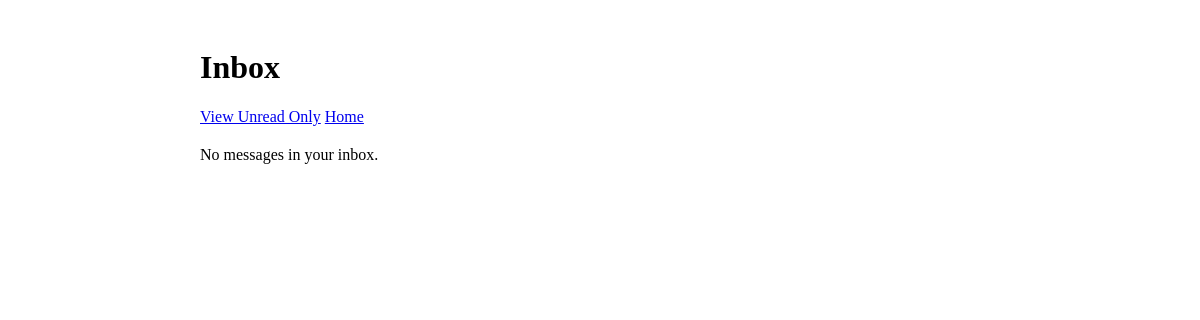
The app's page /inbox/ (signed in), older data.
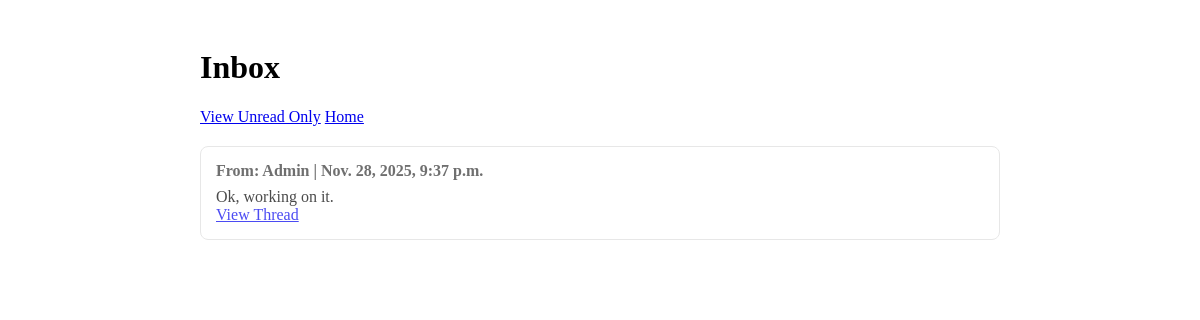
The same page, newer data.
### messaging/models.py (models this page shows, shortened)
class Message(models.Model):
    sender = models.ForeignKey(
        User,
        on_delete=models.CASCADE,
        related_name='sent_messages'
    )
    receiver = models.ForeignKey(
        User,
        on_delete=models.CASCADE,
        related_name='received_messages'
    )
    content = models.TextField()
    timestamp = models.DateTimeField(default=timezone.now)
    is_read = models.BooleanField(default=False)  # New field to track if message has been read
    edited = models.BooleanField(default=False)
    last_edited = models.DateTimeField(null=True, blank=True)
    parent_message = models.ForeignKey(
        'self',
        on_delete=models.CASCADE,
        related_name='replies',
        null=True,
        blank=True,
        verbose_name='Parent Message'
    )
    objects = models.Manager()  # Default manager
    unread_messages = UnreadMessagesManager()  # Custom manager for unread messages
    class Meta:
        ordering = ['-timestamp']
        indexes = [
            models.Index(fields=['parent_message', 'timestamp']),
            models.Index(fields=['sender', 'receiver', 'timestamp']),
            models.Index(fields=['receiver', 'is_read', 'timestamp']),  # New index for unread queries
        ]

### messaging/views.py (the view)
# urls.py: path('inbox/', views.inbox, name='inbox'),
@login_required
def inbox(request):
    all_messages = Message.objects.filter(
        receiver=request.user
    ).select_related('sender').only(
        'id', 'content', 'timestamp', 'is_read', 'sender__username', 'parent_message_id'
    ).order_by('-timestamp')
    unread_count = Message.unread_messages.unread_count(request.user)
    context = {
        'all_messages': all_messages,
        'unread_count': unread_count,
    }
    return render(request, 'inbox.html', context)

### messaging/models.py (called while the page is built)
    def unread_count(self, user):
        return self.get_queryset().filter(
            receiver=user,
            is_read=False
        ).count()

### messaging/templates/inbox.html (shortened to what this page needs)
<!DOCTYPE html>
<html>
<head>
</head>
<body>
    <div class="container">
        <h1>Inbox {% if unread_count %}<span class="unread-badge">{{ unread_count }} unread</span>{% endif %}</h1>
        <div style="margin-bottom: 20px;">
            <a href="{% url 'messaging:unread_messages' %}" class="btn btn-primary">View Unread Only</a>
            <a href="{% url 'messaging:home' %}" class="btn">Home</a>
        </div>
        {% if all_messages %}
            {% for message in all_messages %}
                <div class="message {% if not message.is_read %}unread-message{% else %}read-message{% endif %}">
                    <div class="message-header">
                        From: {{ message.sender.username }}
                        | {{ message.timestamp }}
                    </div>
                    <div class="message-content">
                        {{ message.content }}
                    </div>
                    <a href="{% url 'messaging:message_thread' message.id %}" class="btn">View Thread</a>
                </div>
            {% endfor %}
        {% else %}
            <p>No messages in your inbox.</p>
        {% endif %}
    </div>
</body>
</html>

### messaging/templates/inbox.html (style rules this page uses)
.container { max-width: 800px; margin: 0 auto; padding: 20px; }
.message { border: 1px solid #ddd; border-radius: 8px; padding: 15px; margin: 10px 0; background-color: #fff; }
.read-message { opacity: 0.7; }
.message-header { font-weight: bold; color: #333; margin-bottom: 8px; }

Row changes from the older to the newer data that the page shows:
added Message: sender.username "Admin", timestamp "Nov. 28, 2025, 9:37 p.m.", content "Ok, working on it."
Text that changed along with them:
text no longer shown: "No messages in your inbox."
